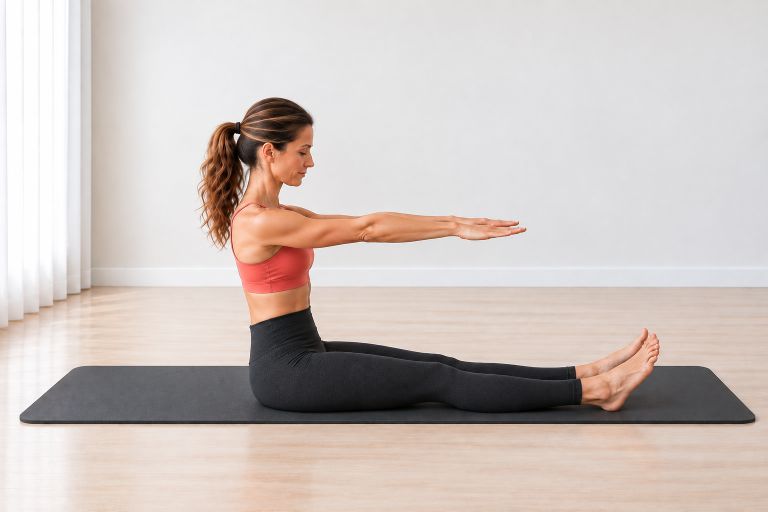
#> input picture Pilates Assets/02_Exercise_Cards/Spine Stretch/spine_stretch_start.png, 1536 x 1024 px (shown at 1/2 size); the run also reads 1 picture not shown here
$ python build_spine_stretch_cards.py
#> lines starting #> are read from the running program, lines starting #| are printed output that depends on the picture; after the words box and inside, x2 and y2 are one past the last pixel; in counts of white or black regions, pixels touching at a corner belong together
# -*- coding: utf-8 -*-
from pathlib import Path
import hashlib

from PIL import Image, ImageDraw, ImageFont, ImageOps, ImageStat


BASE = Path(__file__).resolve().parent
START = BASE / "spine_stretch_start.png"
HERO = BASE / "spine_stretch_hero.png"
END = START
GUIDE = BASE / "spine_stretch_guide_card_v01.png"
STEP = BASE / "spine_stretch_step_by_step_v01.png"
EXPECTED_HASHES = {
    START: "6a431021c45bce007f9946fc2919d4037118d04c23f010d0e822c789ff7ef382",
    HERO: "06531ea5e2c3796a4cacde7c400a1c7ee5b08b199ec465500a5076b664cdc418",
}

BG = (244, 251, 250)
CARD = (255, 255, 255)
INK = (38, 44, 47)
MUTED = (101, 115, 119)
TEAL = (20, 154, 154)
TEAL_D = (14, 122, 123)
LINE = (210, 232, 230)
SOFT = (231, 247, 246)
WARN = (255, 247, 244)
WARN_LINE = (242, 220, 216)
WARN_ICON = (199, 92, 84)
FONT_DIR = Path(r"C:\Windows\Fonts")

GUIDE_HOW = [
    ("1", "Sedni si vzpřímeně, nohy natáhni před sebe a chodidla dej do flexe. Paže natáhni vpřed ve výšce ramen."),
    ("2", "S výdechem skloň hlavu a postupně zakulacuj páteř od horní části zad. Paže veď vpřed."),
    ("3", "S nádechem se kontrolovaně vrať obratel po obratli do vzpřímeného sedu."),
]

GUIDE_WATCH = (
    "Nevytahuj ramena k uším a nepřetahuj pohyb silou. Pánev drž stabilní a pohyb veď "
    "zakulacením páteře, ne pouhým předklonem z kyčlí."
)

STEP_TEXTS = [
    (
        "KROK 1",
        "VÝCHOZÍ POLOHA",
        "Sedni si vzpřímeně, nohy natáhni před sebe a chodidla dej do flexe. Paže natáhni vpřed ve výšce ramen.",
        START,
    ),
    (
        "KROK 2",
        "ZAKULACENÍ PÁTEŘE",
        "S výdechem skloň hlavu a postupně zakulacuj páteř. Paže veď vpřed a ramena drž daleko od uší.",
        HERO,
    ),
    (
        "KROK 3",
        "KONTROLOVANÝ NÁVRAT",
        "S nádechem se postupně vrať do vzpřímeného sedu. Páteř znovu vytáhni vzhůru a zachovej stabilní pánev.",
        END,
    ),
]
STEP_BREATH = "Vydechni při zakulacení a pohybu vpřed. Nadechni se při kontrolovaném návratu."
STEP_WATCH = (
    "Pohyb veď páteří, ne pouze předklonem z kyčlí. Ramena drž uvolněná, pánev stabilní "
    "a nechoď do rozsahu silou."
)

def sha256(path):
    return hashlib.sha256(path.read_bytes()).hexdigest()


def font(name, size):
#> called with name = 'arialbd.ttf', size = 44
    for candidate in (FONT_DIR / name, FONT_DIR / "arial.ttf", FONT_DIR / "segoeui.ttf"):
        if candidate.exists():
            return ImageFont.truetype(str(candidate), size)
    return ImageFont.load_default()


F = {
    "title": font("arialbd.ttf", 44),
    "h2": font("arialbd.ttf", 25),
    "h3": font("arialbd.ttf", 20),
    "body": font("arial.ttf", 22),
    "small": font("arial.ttf", 17),
    "small_b": font("arialbd.ttf", 17),
    "tiny": font("arial.ttf", 14),
    "step_title": font("arialbd.ttf", 38),
    "step_h": font("arialbd.ttf", 24),
    "step_body": font("arial.ttf", 23),
}


def rounded(draw, box, radius=28, fill=CARD, outline=LINE, width=2):
    draw.rounded_rectangle(box, radius=radius, fill=fill, outline=outline, width=width)


def wrap_text(draw, text, selected_font, max_width):
    lines, current = [], ""
    for word in text.split():
        candidate = (current + " " + word).strip()
        if draw.textbbox((0, 0), candidate, font=selected_font)[2] <= max_width or not current:
            current = candidate
        else:
            lines.append(current)
            current = word
    if current:
        lines.append(current)
    return lines


def draw_wrapped(draw, xy, text, selected_font, fill, max_width, line_gap=7):
    x, y = xy
    last_bottom = y
    for line in wrap_text(draw, text, selected_font, max_width):
        draw.text((x, y), line, font=selected_font, fill=fill)
        bbox = draw.textbbox((x, y), line, font=selected_font)
        last_bottom = bbox[3]
        y += draw.textbbox((0, 0), line, font=selected_font)[3] + line_gap
    return y, last_bottom


def fit_image(path, size, centering=(0.5, 0.58)):
    with Image.open(path) as source:
        return ImageOps.fit(
            source.convert("RGB"), size, method=Image.Resampling.LANCZOS, centering=centering
        )


def contain_image(path, size, margin=6):
    with Image.open(path) as source:
        rgb = source.convert("RGB")
        inner_size = (size[0] - 2 * margin, size[1] - 2 * margin)
        contained = ImageOps.contain(rgb, inner_size, method=Image.Resampling.LANCZOS)
        width, height = rgb.size
        wall_sample = rgb.crop((width // 3, 0, 2 * width // 3, max(1, height // 6)))
        background = tuple(round(value) for value in ImageStat.Stat(wall_sample).mean)
        canvas = Image.new("RGB", size, background)
        canvas.paste(contained, ((size[0] - contained.width) // 2, (size[1] - contained.height) // 2))
        return canvas

def paste_round(base, image, box, radius=22):
    x1, y1, x2, y2 = box
    size = (x2 - x1, y2 - y1)
    if image.size != size:
        image = image.resize(size, Image.Resampling.LANCZOS)
    mask = Image.new("L", size, 0)
    ImageDraw.Draw(mask).rounded_rectangle((0, 0, size[0], size[1]), radius=radius, fill=255)
    base.paste(image, (x1, y1), mask)


def center_text(draw, box, text, selected_font, fill):
    x1, y1, x2, y2 = box
    bbox = draw.textbbox((0, 0), text, font=selected_font)
    x = x1 + (x2 - x1 - (bbox[2] - bbox[0])) / 2
    y = y1 + (y2 - y1 - (bbox[3] - bbox[1])) / 2 - 2
    draw.text((x, y), text, font=selected_font, fill=fill)


def pill(draw, xy, text, selected_font):
    x, y = xy
    bbox = draw.textbbox((0, 0), text, font=selected_font)
    box = (x, y, x + bbox[2] - bbox[0] + 32, y + bbox[3] - bbox[1] + 16)
    draw.rounded_rectangle(box, radius=16, fill=SOFT, outline=LINE, width=1)
    draw.text((x + 16, y + 7), text, font=selected_font, fill=TEAL_D)
    return box[2] + 8


def draw_icon(draw, center, kind, color=TEAL):
    x, y = center
    if kind == "breath":
        draw.arc((x - 8, y - 8, x + 8, y + 8), 25, 320, fill=color, width=3)
        draw.line((x + 7, y - 8, x + 12, y - 8, x + 12, y - 3), fill=color, width=3)
    elif kind == "focus":
        draw.ellipse((x - 8, y - 8, x + 8, y + 8), outline=color, width=3)
        draw.ellipse((x - 3, y - 3, x + 3, y + 3), fill=color)
    elif kind == "repeat":
        draw.arc((x - 9, y - 7, x + 9, y + 7), 200, 20, fill=color, width=3)
        draw.polygon([(x + 8, y - 8), (x + 14, y - 5), (x + 9, y - 1)], fill=color)
    elif kind == "warn":
        draw.polygon([(x, y - 10), (x - 10, y + 9), (x + 10, y + 9)], outline=color, width=3)
        draw.line((x, y - 3, x, y + 3), fill=color, width=2)
        draw.ellipse((x - 1, y + 6, x + 1, y + 8), fill=color)


def ensure_bottom_margin(name, bottom, card_bottom, minimum=20):
    margin = card_bottom - bottom
    if margin < minimum:
        raise RuntimeError(f"{name} bottom margin {margin}px is below {minimum}px")
    return margin


def verify_sources():
    for path, expected_hash in EXPECTED_HASHES.items():
        if not path.exists():
            raise FileNotFoundError(path)
        with Image.open(path) as image:
#> image is the input picture: PIL image 1536x1024 RGB; mean R, G, B 204.7, 194.4, 190
            if image.size != (1536, 1024):
                raise RuntimeError(f"Unexpected source size for {path.name}: {image.size}")
        if sha256(path) != expected_hash:
            raise RuntimeError(f"SHA mismatch for {path.name}")
#> pass 2 of the loop in verify_sources, `for path, expected_hash in EXPECTED_HASHES.items():`:
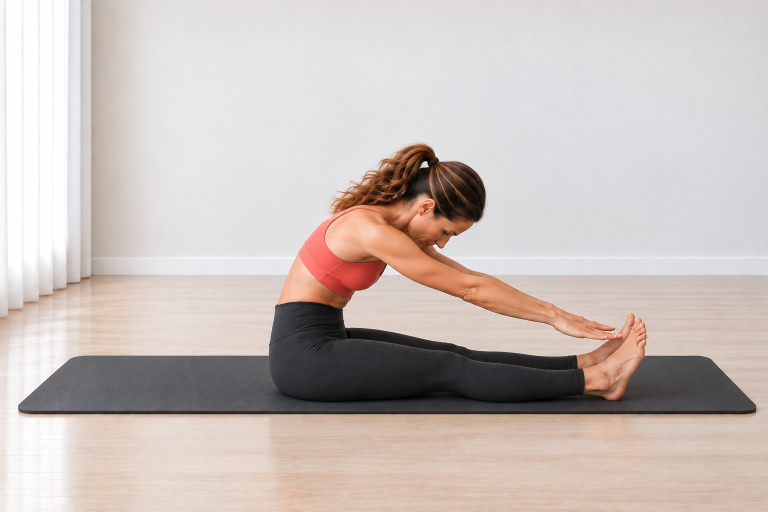
#> input picture Pilates Assets/02_Exercise_Cards/Spine Stretch/spine_stretch_hero.png, 1536 x 1024 px (shown at 1/2 size)
#> in verify_sources, image is the input picture: PIL image 1536x1024 RGB; mean R, G, B 200.9, 190.4, 186.1


def build_guide():
    image = Image.new("RGB", (780, 1688), BG)
#> image: PIL image 780x1688 RGB
    draw = ImageDraw.Draw(image)
    margins = {}

    rounded(draw, (34, 34, 746, 140))
    draw.text((62, 49), "SPINE STRETCH", font=F["title"], fill=INK)
    draw.text((62, 94), "Záda • střed těla • mobilita páteře", font=F["small_b"], fill=TEAL_D)
    _, desc_bottom = draw_wrapped(
        draw, (62, 115), "Kontrolovaně zakulať páteř a protáhni ji směrem vpřed.",
        F["tiny"], MUTED, 650, 2
    )
#> desc_bottom = 127
    margins["GUIDE DESCRIPTION"] = 140 - desc_bottom
    x = pill(draw, (62, 148), "Mobilita / protažení", F["small_b"])
#> x = 192
    pill(draw, (x, 148), "Bez pomůcky", F["small_b"])

    rounded(draw, (34, 196, 746, 653))
    paste_round(image, contain_image(HERO, (680, 393), 8), (50, 218, 730, 611))
#> in contain_image, `wall_sample = rgb.crop((width // 3, 0, 2 * width // 3, max(1, height /..`:
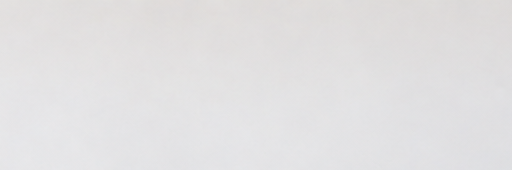
#> wall_sample: PIL image 512x170 RGB; mean R, G, B 225.7, 224.5, 225.4
#> in contain_image, `background = tuple(round(value) for value in ImageStat.Stat(wall_sampl..`: background = (226, 224, 225)
#> in paste_round, `x1, y1, x2, y2 = box`: x1 = 50; y1 = 218; x2 = 730; y2 = 611
#> in paste_round, `size = (x2 - x1, y2 - y1)`: size = (680, 393)
#> in paste_round, `mask = Image.new("L", size, 0)`: mask: PIL image 680x393 L; every value is 0
#> in paste_round, `ImageDraw.Draw(mask).rounded_rectangle((0, 0, size[0], size[1]), radiu..`:
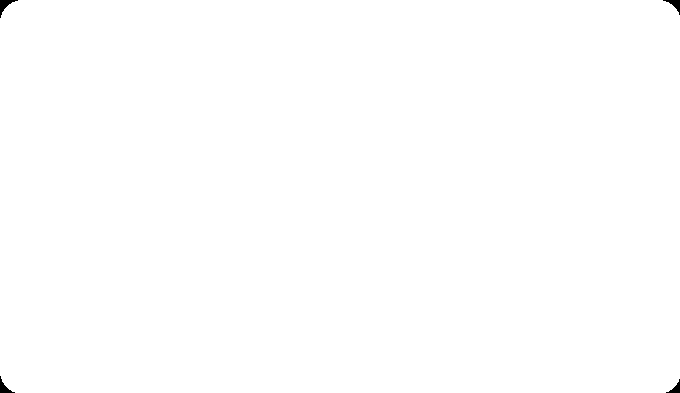
#> mask: PIL image 680x393 L; 99.9% white; 4 black regions, box (x1, y1, x2, y2) and area: (0, 0, 18, 18) 111, (663, 0, 680, 15) 93, (0, 376, 15, 393) 93, (666, 379, 680, 393) 76

    mini_y, mini_w, mini_h = 675, 218, 146
    xs = [34, 274, 514]
    labels = [
        ("START", "Vzpřímený sed", START),
        ("PROTAŽENÍ", "Zakulať páteř", HERO),
        ("NÁVRAT", "Zpět do vzpřímení", END),
    ]
    for index, (x0, (label, caption, source)) in enumerate(zip(xs, labels), 1):
        card_bottom = mini_y + mini_h + 74
        rounded(draw, (x0, mini_y, x0 + mini_w, card_bottom), 22)
        paste_round(image, contain_image(source, (mini_w - 22, mini_h), 4),
                    (x0 + 11, mini_y + 10, x0 + mini_w - 11, mini_y + 10 + mini_h), 16)
#> call 2 of contain_image, with size = (196, 146), margin = 4
#> in contain_image (call 2), `background = tuple(round(value) for value in ImageStat.Stat(wall_sampl..`: background = (228, 227, 228)
#> in contain_image (call 2), `canvas.paste(contained, ((size[0] - contained.width) // 2, (size[1] - ..`:
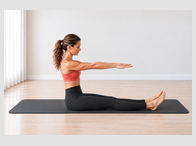
#> canvas: PIL image 196x146 RGB; mean R, G, B 208.9, 200.3, 196.8
#> call 2 of paste_round, with box = (45, 685, 241, 831), radius = 16
#> in paste_round (call 2), `x1, y1, x2, y2 = box`: x1 = 45; y1 = 685; x2 = 241; y2 = 831
#> in paste_round (call 2), `size = (x2 - x1, y2 - y1)`: size = (196, 146)
#> in paste_round (call 2), `mask = Image.new("L", size, 0)`: mask: PIL image 196x146 L; every value is 0
#> in paste_round (call 2), `ImageDraw.Draw(mask).rounded_rectangle((0, 0, size[0], size[1]), radiu..`:
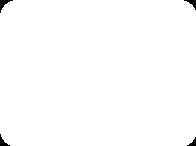
#> mask: PIL image 196x146 L; 99.3% white; 4 black regions, box (x1, y1, x2, y2) and area: (0, 0, 13, 13) 61, (184, 0, 196, 10) 48, (0, 134, 10, 146) 48, (187, 137, 196, 146) 36
        draw.ellipse((x0 + 15, mini_y + 15, x0 + 43, mini_y + 43), fill=TEAL)
        center_text(draw, (x0 + 15, mini_y + 15, x0 + 43, mini_y + 43), str(index), F["tiny"], CARD)
        center_text(draw, (x0 + 5, mini_y + mini_h + 14, x0 + mini_w - 5, mini_y + mini_h + 40), label, F["small_b"], INK)
        center_text(draw, (x0 + 8, mini_y + mini_h + 38, x0 + mini_w - 8, mini_y + mini_h + 57), caption, F["tiny"], MUTED)
        caption_bottom = draw.textbbox((0, 0), caption, font=F["tiny"])[3] + mini_y + mini_h + 38
#> caption_bottom = 871
        margins[f"GUIDE MINI {index}"] = card_bottom - caption_bottom
#> pass 2 of the loop in build_guide, `for index, (x0, (label, caption, source)) in enumerate(zip(xs, labels)..`:

    info_y, box_w, box_h = 915, 218, 164
    info = [
        ("breath", "DECH", "Vydechni při zakulacení a pohybu vpřed. Nadechni se při návratu."),
        ("focus", "ZAMĚŘ SE", "Plynulé zakulacení páteře a uvolněná ramena."),
        ("repeat", "OPAKOVÁNÍ", "Podle dávky v aktuálním tréninku."),
    ]
    for index, (x0, (kind, heading, body)) in enumerate(zip(xs, info), 1):
        card_bottom = info_y + box_h
        rounded(draw, (x0, info_y, x0 + box_w, card_bottom), 22)
        draw_icon(draw, (x0 + 28, info_y + 30), kind)
        draw.text((x0 + 48, info_y + 18), heading, font=F["small_b"], fill=TEAL_D)
        _, body_bottom = draw_wrapped(draw, (x0 + 18, info_y + 56), body, F["small"], INK, box_w - 36, 4)
        margins[f"GUIDE INFO {index}"] = ensure_bottom_margin(f"Guide info {index}", body_bottom, card_bottom)
#> this loop made 3 passes
#> body_bottom on passes 1 to 3: 999, 997, 983
#> after the loop, margins = {'GUIDE DESCRIPTION': 13, 'GUIDE MINI 1': 24, 'GUIDE MINI 2': 24, 'GUIDE MINI 3': 24, 'GUIDE INFO 1': 80, 'GUIDE INFO 2': 82, 'GUIDE INFO 3': 96}

    rounded(draw, (34, 1090, 746, 1412), 26)
    draw.text((62, 1120), "JAK PROVÉST", font=F["h2"], fill=INK)
    y = 1165
    for number_value, text in GUIDE_HOW:
        draw.ellipse((62, y + 2, 92, y + 32), fill=SOFT, outline=LINE, width=1)
        center_text(draw, (62, y + 2, 92, y + 32), number_value, F["small_b"], TEAL_D)
        y, body_bottom = draw_wrapped(draw, (106, y), text, F["body"], INK, 590, 7)
        margins[f"GUIDE STEP {number_value}"] = 1412 - body_bottom
        y += 12
#> this loop made 3 passes
#> (y, body_bottom) on passes 1 to 3: (1196, 1177), (1227, 1208), (1258, 1239)
#> after the loop, margins = 10 items; y = 1258
    margins["GUIDE HOW"] = ensure_bottom_margin("Guide how", body_bottom, 1412)

    rounded(draw, (34, 1440, 746, 1618), 26, WARN, WARN_LINE, 2)
    draw_icon(draw, (64, 1473), "warn", WARN_ICON)
    draw.text((92, 1457), "HLÍDEJ SI", font=F["h3"], fill=INK)
    _, watch_bottom = draw_wrapped(draw, (62, 1500), GUIDE_WATCH, F["body"], INK, 640, 7)
#> watch_bottom = 1512
    margins["GUIDE WATCH"] = ensure_bottom_margin("Guide watch", watch_bottom, 1618)
    draw.text((54, 1640), "Moovka", font=F["tiny"], fill=MUTED)

    image.save(GUIDE)
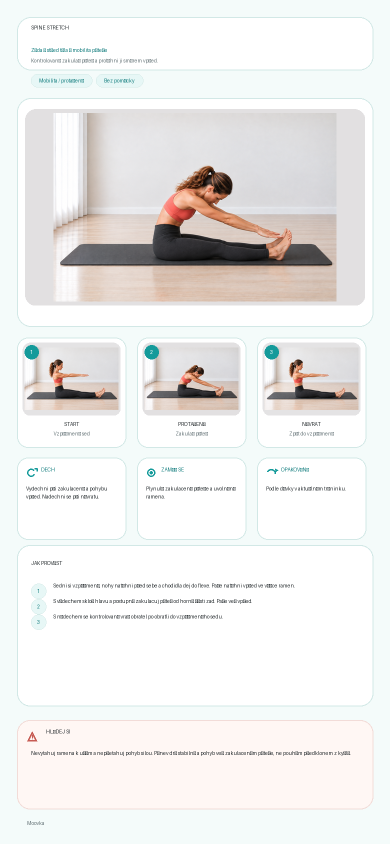
#> saved as spine_stretch_guide_card_v01.png: PIL image 780x1688 RGB (shown at 1/2 size); mean R, G, B 236.7, 236, 234.5
#> in main, `guide_margins = build_guide()`: guide_margins = 12 items
    return margins


def build_step():
    image = Image.new("RGB", (780, 2280), BG)
#> image: PIL image 780x2280 RGB
    draw = ImageDraw.Draw(image)
    rounded(draw, (34, 34, 746, 126))
    draw.text((62, 56), "Krok za krokem", font=F["step_title"], fill=INK)
    draw.text((62, 98), "SPINE STRETCH", font=F["small_b"], fill=TEAL_D)

    y, margins = 160, {}
    for step_label, heading, body, source in STEP_TEXTS:
        card_height = 595
        card_bottom = y + card_height
        rounded(draw, (34, y, 746, card_bottom))
        draw.rounded_rectangle((58, y + 24, 148, y + 54), radius=15, fill=SOFT, outline=LINE, width=1)
        center_text(draw, (58, y + 24, 148, y + 54), step_label, F["small_b"], TEAL_D)
        draw.text((62, y + 72), heading, font=F["step_h"], fill=INK)
        image_bottom = y + 466
        paste_round(image, contain_image(source, (656, 352), 6), (62, y + 114, 718, image_bottom))
#> in contain_image (call 5), `canvas.paste(contained, ((size[0] - contained.width) // 2, (size[1] - ..`:
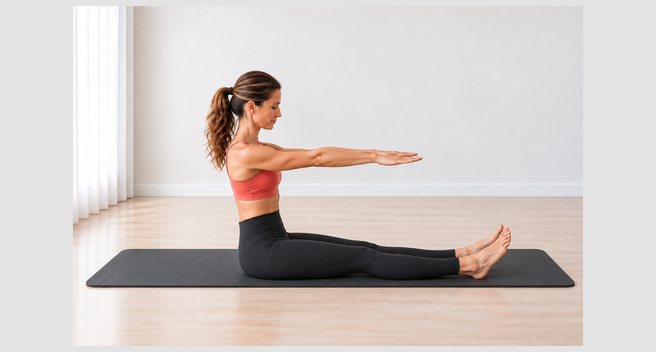
#> canvas: PIL image 656x352 RGB; mean R, G, B 210.5, 202.6, 199.5
#> in paste_round (call 5), `mask = Image.new("L", size, 0)`: mask: PIL image 656x352 L; every value is 0
#> in paste_round (call 5), `ImageDraw.Draw(mask).rounded_rectangle((0, 0, size[0], size[1]), radiu..`: mask: PIL image 656x352 L; 99.8% white; 4 black regions, box (x1, y1, x2, y2) and area: (0, 0, 18, 18) 111, (639, 0, 656, 15) 93, (0, 335, 15, 352) 93, (642, 338, 656, 352) 76
        _, body_bottom = draw_wrapped(draw, (62, image_bottom + 16), body, F["step_body"], INK, 656, 7)
#> body_bottom = 654
        margins[step_label] = ensure_bottom_margin(step_label, body_bottom, card_bottom)
        y += card_height + 5
#> pass 2 of the loop in build_step, `for step_label, heading, body, source in STEP_TEXTS:`:
#> background = (226, 224, 225)
#> in contain_image (call 6), `canvas.paste(contained, ((size[0] - contained.width) // 2, (size[1] - ..`:
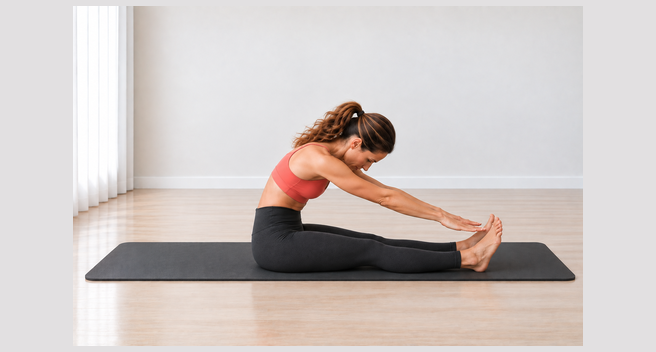
#> canvas: PIL image 656x352 RGB; mean R, G, B 207.2, 198.8, 195.8
#> y1 = 874; y2 = 1226
#> in paste_round (call 6), `base.paste(image, (x1, y1), mask)`:
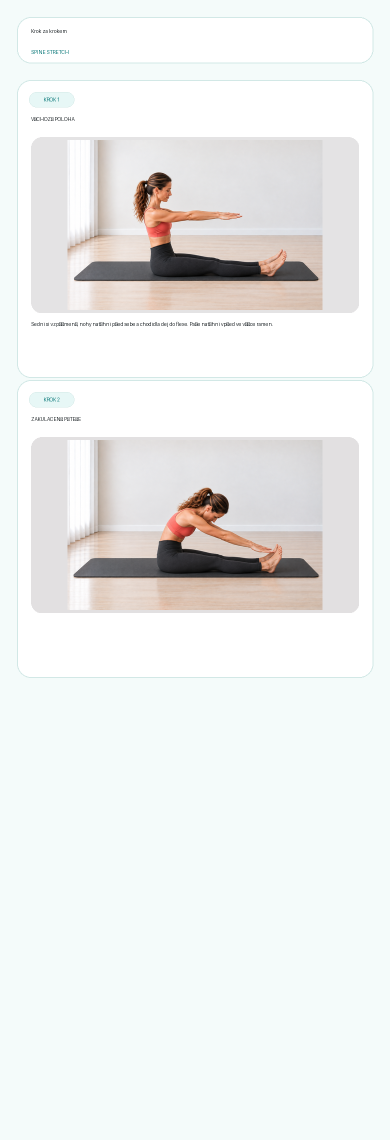
#> base: PIL image 780x2280 RGB (shown at 1/2 size); mean R, G, B 237, 238.5, 237.2
#> in build_step, `_, body_bottom = draw_wrapped(draw, (62, image_bottom + 16), body, F["..`: body_bottom = 1254

    rounded(draw, (34, y, 746, y + 275), 28, WARN, WARN_LINE, 2)
    draw_icon(draw, (66, y + 45), "breath")
    draw.text((98, y + 28), "DECH", font=F["step_h"], fill=INK)
    next_y, breath_bottom = draw_wrapped(draw, (62, y + 74), STEP_BREATH, F["step_body"], INK, 650, 8)
#> next_y = 2054; breath_bottom = 2046
    margins["STEP BREATH"] = y + 275 - breath_bottom
    draw_icon(draw, (66, next_y + 31), "warn", WARN_ICON)
    draw.text((98, next_y + 14), "HLÍDEJ SI", font=F["step_h"], fill=INK)
    _, watch_bottom = draw_wrapped(draw, (62, next_y + 54), STEP_WATCH, F["step_body"], INK, 650, 5)
#> watch_bottom = 2120
    margins["STEP WATCH"] = ensure_bottom_margin("Step watch", watch_bottom, y + 275)
    draw.text((54, 2240), "Moovka", font=F["tiny"], fill=MUTED)

    image.save(STEP)
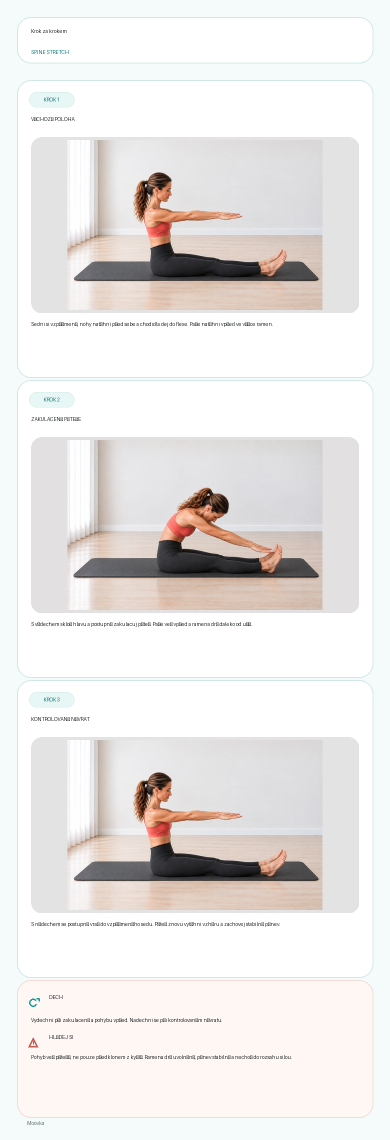
#> saved as spine_stretch_step_by_step_v01.png: PIL image 780x2280 RGB (shown at 1/2 size); mean R, G, B 234.3, 231.5, 229.8
    return margins


def main():
    verify_sources()
    before = {path: sha256(path) for path in EXPECTED_HASHES}
    guide_margins = build_guide()
    step_margins = build_step()
#> step_margins = {'KROK 1': 101, 'KROK 2': 101, 'KROK 3': 101, 'STEP BREATH': 189, 'STEP WATCH': 115}
    after = {path: sha256(path) for path in EXPECTED_HASHES}
    if before != after:
        raise RuntimeError("Source image hash changed during export")
    for path, expected_size in ((GUIDE, (780, 1688)), (STEP, (780, 2280))):
        with Image.open(path) as image:
            if image.size != expected_size:
                raise RuntimeError(f"Unexpected export size for {path.name}: {image.size}")
#> pass 2 of the loop in main, `for path, expected_size in ((GUIDE, (780, 1688)), (STEP, (780, 2280))):`:
    print(f"Exported {GUIDE.name} 780x1688 SHA-256 {sha256(GUIDE)}")
    print(f"Exported {STEP.name} 780x2280 SHA-256 {sha256(STEP)}")
    for label, margin in guide_margins.items():
        print(f"{label} bottom reserve: {margin}px")
#> this loop made 12 passes
#> (label, margin) on passes 1 to 12: ('GUIDE DESCRIPTION', 13), ('GUIDE MINI 1', 24), ('GUIDE MINI 2', 24), ('GUIDE MINI 3', 24), ('GUIDE INFO 1', 80), ('GUIDE INFO 2', 82), ('GUIDE INFO 3', 96), ('GUIDE STEP 1', 235), ('GUIDE STEP 2', 204), ('GUIDE STEP 3', 173), ('GUIDE HOW', 173), ('GUIDE WATCH', 106)
#| GUIDE DESCRIPTION bottom reserve: 13px
#| GUIDE MINI 1 bottom reserve: 24px
#| GUIDE MINI 2 bottom reserve: 24px
#| GUIDE MINI 3 bottom reserve: 24px
#| GUIDE INFO 1 bottom reserve: 80px
#| GUIDE INFO 2 bottom reserve: 82px
#| GUIDE INFO 3 bottom reserve: 96px
#| GUIDE STEP 1 bottom reserve: 235px
#> (further printed lines are left out)
    for label, margin in step_margins.items():
        print(f"{label} bottom reserve: {margin}px")
#> this loop made 5 passes
#> (label, margin) on passes 1 to 5: ('KROK 1', 101), ('KROK 2', 101), ('KROK 3', 101), ('STEP BREATH', 189), ('STEP WATCH', 115)
#| KROK 1 bottom reserve: 101px
#| KROK 2 bottom reserve: 101px
#| KROK 3 bottom reserve: 101px
#| STEP BREATH bottom reserve: 189px
#| STEP WATCH bottom reserve: 115px
    for path, digest in after.items():
        print(f"Source unchanged {path.name}: {digest}")


if __name__ == "__main__":
    main()
